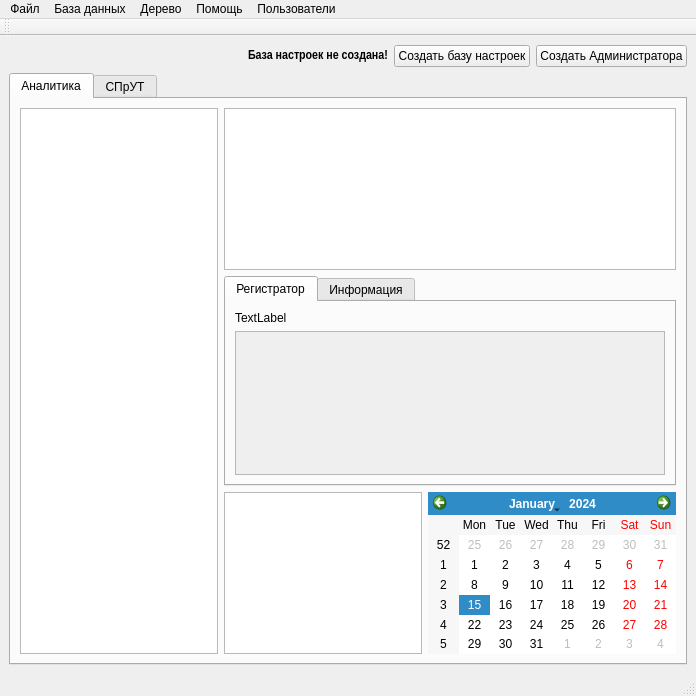
<?xml version="1.0" encoding="UTF-8"?>
<ui version="4.0">
 <class>MainWindow</class>
 <widget class="QMainWindow" name="MainWindow">
  <property name="geometry">
   <rect>
    <x>0</x>
    <y>0</y>
    <width>696</width>
    <height>696</height>
   </rect>
  </property>
  <property name="windowTitle">
   <string>MainWindow</string>
  </property>
  <widget class="QWidget" name="centralwidget">
   <layout class="QVBoxLayout" name="verticalLayout">
    <item>
     <layout class="QHBoxLayout" name="horizontalLayout">
      <item>
       <spacer name="horizontalSpacer">
        <property name="orientation">
         <enum>Qt::Horizontal</enum>
        </property>
        <property name="sizeHint" stdset="0">
         <size>
          <width>40</width>
          <height>20</height>
         </size>
        </property>
       </spacer>
      </item>
      <item>
       <widget class="QLabel" name="InfoLabel">
        <property name="sizePolicy">
         <sizepolicy hsizetype="Preferred" vsizetype="Fixed">
          <horstretch>0</horstretch>
          <verstretch>0</verstretch>
         </sizepolicy>
        </property>
        <property name="minimumSize">
         <size>
          <width>0</width>
          <height>15</height>
         </size>
        </property>
        <property name="maximumSize">
         <size>
          <width>16777215</width>
          <height>16777215</height>
         </size>
        </property>
        <property name="font">
         <font>
          <family>Arial Narrow</family>
          <pointsize>10</pointsize>
          <weight>75</weight>
          <bold>true</bold>
         </font>
        </property>
        <property name="text">
         <string>База настроек не создана!</string>
        </property>
       </widget>
      </item>
      <item>
       <widget class="QPushButton" name="pushButtonCreateSDB">
        <property name="text">
         <string>Создать базу настроек</string>
        </property>
        <property name="flat">
         <bool>false</bool>
        </property>
       </widget>
      </item>
      <item>
       <widget class="QPushButton" name="pushButtonCreateAdmin">
        <property name="text">
         <string>Создать Администратора</string>
        </property>
       </widget>
      </item>
     </layout>
    </item>
    <item>
     <widget class="QTabWidget" name="tabMainWidget">
      <property name="currentIndex">
       <number>0</number>
      </property>
      <widget class="QWidget" name="tab1MW">
       <attribute name="title">
        <string>Аналитика</string>
       </attribute>
       <layout class="QHBoxLayout" name="horizontalLayout_3">
        <item>
         <widget class="QTreeView" name="treeView"/>
        </item>
        <item>
         <layout class="QVBoxLayout" name="verticalLayoutMainTab">
          <item>
           <widget class="QTextEdit" name="textEditListFullText"/>
          </item>
          <item>
           <widget class="QTabWidget" name="tabVLMTWidget">
            <property name="currentIndex">
             <number>0</number>
            </property>
            <widget class="QWidget" name="tab1VLMT">
             <attribute name="title">
              <string>Регистратор</string>
             </attribute>
             <layout class="QVBoxLayout" name="verticalLayout_4">
              <item>
               <widget class="QLabel" name="labelNumOfExe">
                <property name="text">
                 <string>TextLabel</string>
                </property>
               </widget>
              </item>
              <item>
               <widget class="QScrollArea" name="scrollArea">
                <property name="widgetResizable">
                 <bool>true</bool>
                </property>
                <widget class="QWidget" name="scrollAreaWidgetContentsCheckExe">
                 <property name="geometry">
                  <rect>
                   <x>0</x>
                   <y>0</y>
                   <width>449</width>
                   <height>133</height>
                  </rect>
                 </property>
                </widget>
               </widget>
              </item>
             </layout>
            </widget>
            <widget class="QWidget" name="tab2VLMT">
             <attribute name="title">
              <string>Информация</string>
             </attribute>
             <layout class="QVBoxLayout" name="verticalLayout_3">
              <item>
               <widget class="QTextEdit" name="textEditInfoReg"/>
              </item>
             </layout>
            </widget>
           </widget>
          </item>
          <item>
           <layout class="QHBoxLayout" name="horizontalLayoutVLMT">
            <item>
             <widget class="QTextBrowser" name="textBrowser"/>
            </item>
            <item>
             <widget class="QCalendarWidget" name="calendarWidget"/>
            </item>
           </layout>
          </item>
         </layout>
        </item>
       </layout>
      </widget>
      <widget class="QWidget" name="tab2MW">
       <attribute name="title">
        <string>СПрУТ</string>
       </attribute>
       <layout class="QVBoxLayout" name="verticalLayout_2">
        <item>
         <widget class="QTextBrowser" name="textBrowserSPrUT"/>
        </item>
       </layout>
      </widget>
     </widget>
    </item>
   </layout>
  </widget>
  <widget class="QMenuBar" name="menubar">
   <property name="geometry">
    <rect>
     <x>0</x>
     <y>0</y>
     <width>696</width>
     <height>21</height>
    </rect>
   </property>
   <widget class="QMenu" name="menu_File">
    <property name="title">
     <string>Файл</string>
    </property>
    <addaction name="action_ImportFromExcel"/>
    <addaction name="action_ExportToExcel"/>
    <addaction name="action_Print"/>
    <addaction name="action_Exit"/>
   </widget>
   <widget class="QMenu" name="menu_DB">
    <property name="title">
     <string>База данных</string>
    </property>
    <widget class="QMenu" name="menu_Connections">
     <property name="enabled">
      <bool>false</bool>
     </property>
     <property name="title">
      <string>Соединения</string>
     </property>
     <widget class="QMenu" name="menuSQLite">
      <property name="title">
       <string>SQLite</string>
      </property>
      <addaction name="action_NewSQLiteFile"/>
      <addaction name="action_SelectSQLiteFile"/>
     </widget>
     <addaction name="menuSQLite"/>
    </widget>
    <widget class="QMenu" name="menu_Connect">
     <property name="enabled">
      <bool>false</bool>
     </property>
     <property name="title">
      <string>Соединиться</string>
     </property>
     <addaction name="action_ConnectSelSQLite"/>
    </widget>
    <addaction name="menu_Connections"/>
    <addaction name="menu_Connect"/>
    <addaction name="action_BackUp"/>
    <addaction name="action_Restore"/>
   </widget>
   <widget class="QMenu" name="menu_Tree">
    <property name="title">
     <string>Дерево</string>
    </property>
    <addaction name="action_AddRoot"/>
    <addaction name="action_DelRoot"/>
    <addaction name="action_AddBranche"/>
    <addaction name="action_DelBranche"/>
    <addaction name="action_AddItem"/>
    <addaction name="action_DelItem"/>
   </widget>
   <widget class="QMenu" name="menu_Help">
    <property name="title">
     <string>Помощь</string>
    </property>
   </widget>
   <widget class="QMenu" name="menu">
    <property name="title">
     <string>Пользователи</string>
    </property>
    <widget class="QMenu" name="menu_Admin">
     <property name="enabled">
      <bool>false</bool>
     </property>
     <property name="title">
      <string>Администратор</string>
     </property>
     <addaction name="action_AddAdmin"/>
     <addaction name="action_AdminMode"/>
    </widget>
    <addaction name="menu_Admin"/>
    <addaction name="action_NetworkRegistration"/>
    <addaction name="action_NetworkLogin"/>
    <addaction name="action_LocalRegistration"/>
    <addaction name="action_LocalLogin"/>
   </widget>
   <addaction name="menu_File"/>
   <addaction name="menu_DB"/>
   <addaction name="menu_Tree"/>
   <addaction name="menu_Help"/>
   <addaction name="menu"/>
  </widget>
  <widget class="QStatusBar" name="statusbar"/>
  <widget class="QToolBar" name="toolBar">
   <property name="windowTitle">
    <string>toolBar</string>
   </property>
   <attribute name="toolBarArea">
    <enum>TopToolBarArea</enum>
   </attribute>
   <attribute name="toolBarBreak">
    <bool>false</bool>
   </attribute>
  </widget>
  <action name="action_ImportFromExcel">
   <property name="enabled">
    <bool>false</bool>
   </property>
   <property name="text">
    <string>Импорт из Excel</string>
   </property>
  </action>
  <action name="action_ExportToExcel">
   <property name="enabled">
    <bool>false</bool>
   </property>
   <property name="text">
    <string>Экспорт в Excel</string>
   </property>
  </action>
  <action name="action_Print">
   <property name="enabled">
    <bool>false</bool>
   </property>
   <property name="text">
    <string>Печать</string>
   </property>
  </action>
  <action name="action_Exit">
   <property name="text">
    <string>Выход</string>
   </property>
  </action>
  <action name="action_BackUp">
   <property name="enabled">
    <bool>false</bool>
   </property>
   <property name="text">
    <string>Резервная копия</string>
   </property>
  </action>
  <action name="action_Restore">
   <property name="enabled">
    <bool>false</bool>
   </property>
   <property name="text">
    <string>Восстановление</string>
   </property>
  </action>
  <action name="action_AddRoot">
   <property name="enabled">
    <bool>false</bool>
   </property>
   <property name="text">
    <string>Добавить корень</string>
   </property>
  </action>
  <action name="action_AddBranche">
   <property name="enabled">
    <bool>false</bool>
   </property>
   <property name="text">
    <string>Добавить ветку</string>
   </property>
  </action>
  <action name="action_DelBranche">
   <property name="enabled">
    <bool>false</bool>
   </property>
   <property name="text">
    <string>Удалить ветку</string>
   </property>
  </action>
  <action name="action_DelRoot">
   <property name="enabled">
    <bool>false</bool>
   </property>
   <property name="text">
    <string>Удалить корень</string>
   </property>
  </action>
  <action name="action_AddItem">
   <property name="enabled">
    <bool>false</bool>
   </property>
   <property name="text">
    <string>Добавить запись</string>
   </property>
  </action>
  <action name="action_DelItem">
   <property name="enabled">
    <bool>false</bool>
   </property>
   <property name="text">
    <string>Удалить запись</string>
   </property>
  </action>
  <action name="action_NetworkRegistration">
   <property name="enabled">
    <bool>false</bool>
   </property>
   <property name="text">
    <string>Сетевая регистрация</string>
   </property>
  </action>
  <action name="action_NetworkLogin">
   <property name="enabled">
    <bool>false</bool>
   </property>
   <property name="text">
    <string>Сетевой вход</string>
   </property>
  </action>
  <action name="action_LocalRegistration">
   <property name="enabled">
    <bool>false</bool>
   </property>
   <property name="text">
    <string>Локальная регистрация</string>
   </property>
  </action>
  <action name="action_LocalLogin">
   <property name="enabled">
    <bool>false</bool>
   </property>
   <property name="text">
    <string>Локальный вход</string>
   </property>
  </action>
  <action name="action_NewSQLiteFile">
   <property name="text">
    <string>Создать файл</string>
   </property>
  </action>
  <action name="action_SelectSQLiteFile">
   <property name="text">
    <string>Выбрать файл</string>
   </property>
  </action>
  <action name="action_ConnectSelSQLite">
   <property name="text">
    <string>С выбранным файлом SQLite</string>
   </property>
  </action>
  <action name="action_AddAdmin">
   <property name="enabled">
    <bool>false</bool>
   </property>
   <property name="text">
    <string>Создать администратора</string>
   </property>
  </action>
  <action name="action_AdminMode">
   <property name="enabled">
    <bool>false</bool>
   </property>
   <property name="text">
    <string>Режим &quot;Администратор&quot;</string>
   </property>
  </action>
 </widget>
 <resources/>
 <connections/>
</ui>
